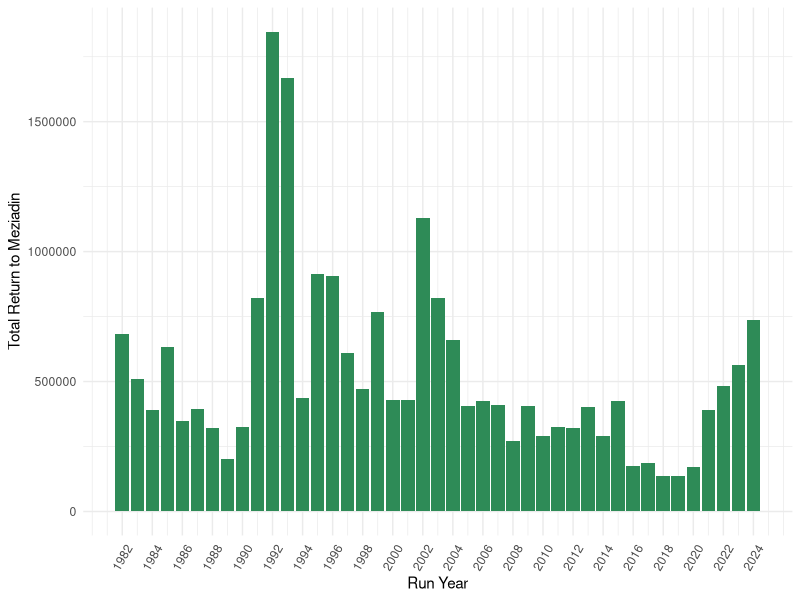
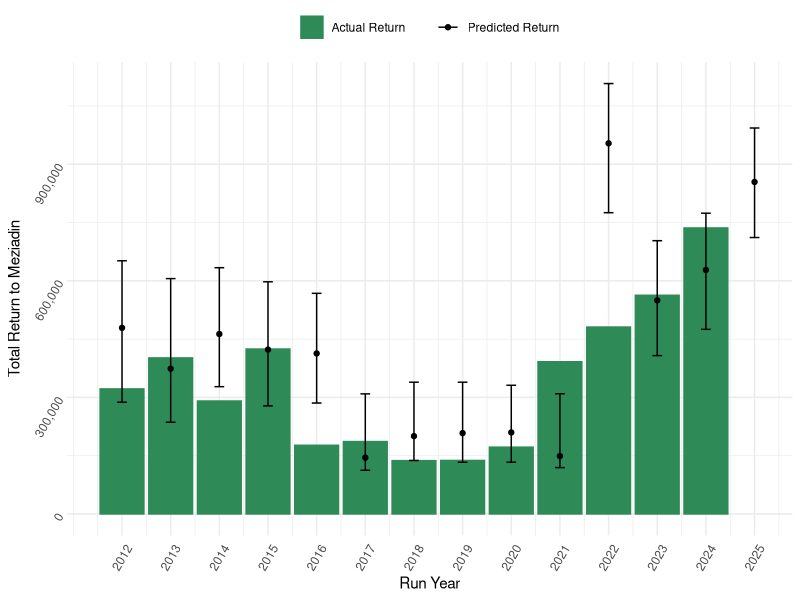
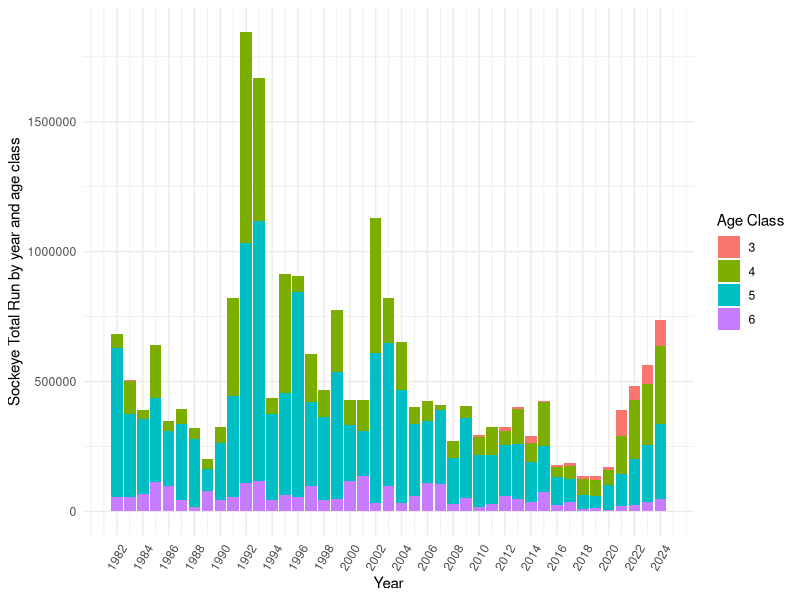
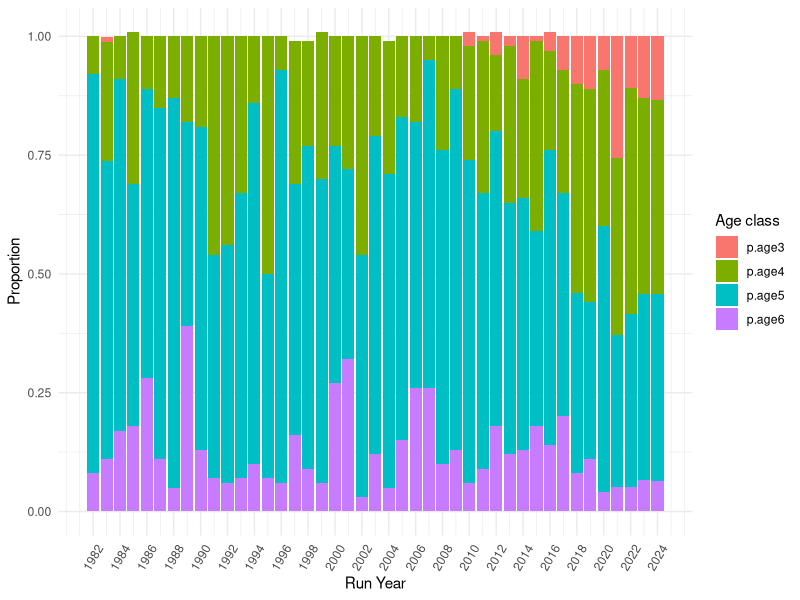

Reproduce these figures in R, in order. (Note: this script raises an error after producing the figures.)
# Code to process (1) Meziadin sockeye run by age data and (2) escapement and total return data
# for Meziadin-specific sockeye run forecast using ForecastR
library(tidyverse)
library(scales)

# Read in Meziadin/Nass TE/TR data:
mez_nass_TR_TE <- read_csv("data/nass vs mez TR TE new.csv") %>%
  filter(type == "Total Return") %>%
  drop_na("Meziadin") %>%
  rename(runyear = year)

# Wide format to have total run and escapement as columns
TR_TE_wide <- pivot_wider(mez_nass_TR_TE, names_from = type, values_from = c(Meziadin, Nass)) %>%
  subset(select = -c(`Nass_Total Return`, mez.p, non.mez))

# Read new data (to 2023)
datanew <- read.csv("data/TRTC-Results--Nass-Sockeye_kke.csv") %>%
  filter(CU_Name == "Meziadin") %>%
  subset(select = -c(CU, SpeciesId, T_Idx_E, ExpFactor1, ExpFactor2, AdjSum, ObsE,
                     ExpFactor3, TE, CDN.Harvest, CDN.ER, Q1, Q2, Q3, ER.Indicator,
                     ER.Indicator.Lookup, ER.Source, StatArea, TRTC, Total.Harvest,
                     Total.ER, CU_Name)) %>%
  filter(Year %in% c("2018", "2019", "2020", "2021", "2022", "2023")) %>%
  rename(runyear = Year, `Meziadin_Total Return` = Total.Run)%>%
  mutate(`Meziadin_Total Return` = as.numeric(gsub(",","",`Meziadin_Total Return`)))

# ADD 2024 DATA TO NEW DATA:
# Meziadin total return is the escapement (fishwheel count) plus harvest before the fishwheel
# (about 49%). So fishwheel + (fishwheel*.49)
runyear <- c(2024)
mez_return <- c(735996.1) 
# calculated as Esc / (1-ER) using Meziadin fishwheel count for Esc and 0.49 for ER 
data24 <- data.frame(runyear, mez_return) %>%
  rename(`Meziadin_Total Return` = mez_return)

datanew <- bind_rows(datanew, data24)

# Merge old and new data (without ages):
all_mezdata <- bind_rows(TR_TE_wide, datanew)

# Read in predicted returns
predictions <- read.csv("data/mez_predictions.csv")

predictions <- full_join(all_mezdata, predictions, by="runyear") %>%
  filter(!is.na(predicted.return)) %>%
  mutate(predicted.return = as.numeric(predicted.return),
         p25 = as.numeric(p25),
         p75 = as.numeric(p75)) 

# Plot Meziadin total returns by year (no age breakdown)
ggplot(all_mezdata, aes(x = runyear, y = `Meziadin_Total Return`)) +
  geom_col(fill = "seagreen")+
  theme_minimal()+
  labs(x = "Run Year", y = "Total Return to Meziadin")+
  scale_x_continuous(breaks = round(seq(min(all_mezdata$runyear), max(all_mezdata$runyear), 
                                        by = 2),1))+
  theme(axis.text.x = element_text(angle = 60, vjust = 0.5))

### Add a line showing the pre-season forecasts
# Create a csv file for each year by changing forecast year and re-saving.
# Run each csv through forecastR
# Save sibling reg  point forecast, p25 and p75
# create a data frame of the forecasts
# bind with total return data - name something like ("predicted return")
# Plot by adding aes with line for predicted return, error bars for p25 and p75

###
ggplot(predictions, aes(x = runyear)) +
  geom_col(aes(y = `Meziadin_Total Return`, fill = "Actual Return"), color = "seagreen") +
  geom_point(aes(y = predicted.return, color = "Predicted Return")) +
  geom_errorbar(
    aes(ymin = p25, ymax = p75, color = "Predicted Return"),
    width = 0.2
  ) +
  theme_minimal() +
  labs(
    x = "Run Year",
    y = "Total Return to Meziadin"
  ) +
  scale_x_continuous(breaks = round(seq(min(predictions$runyear), max(predictions$runyear), by = 1), 1)) +
  scale_y_continuous(labels = scales::label_comma()) +
  scale_fill_manual(
    values = c("Actual Return" = "seagreen"),
    name = NULL  # Remove "fill" label
  ) +
  scale_color_manual(
    values = c("Predicted Return" = "black"),
    name = NULL  # Remove "colour" label
  ) +
  theme(
    axis.text.x = element_text(angle = 60, vjust = 0.5),
    axis.text.y = element_text(angle = 60),
    legend.position = "top"  # Move legend to the top
  )

###

# Read in Meziadin age data -----------------------------------------------

mez_age <- read_csv("data/Mez scale data - Andy.csv") %>%
  rename(runyear = Year)

# new data to 2022
mez_age_2 <- read_csv("data/Mez ages for Andy.csv") %>%
  filter(Year %in% c("2020", "2021", "2022")) %>%
  rename(runyear = Year) %>%
  #add row for 2023 and 2024 with age percentages using the mean from the last 5y (2018-2022, and 2019-2023)
  add_row(runyear = 2023, AgeComp = "MeziadinAnnual", RunAge3 = 0.1288244, RunAge4 = 0.4137336, RunAge5 = 0.3906876, RunAge6 = 0.06675444,
          RunAge7 = 0, Total = 1.00) %>%
  add_row(runyear = 2024, AgeComp = "MeziadinAnnual", RunAge3 = 0.1345893, RunAge4 = 0.4084802, RunAge5 = 0.3928252, RunAge6 = 0.06410532,
           RunAge7 = 0, Total = 1.00)

mez_age <- rbind(mez_age, mez_age_2)

# Merge the two dataframes 
age_mezdata <- merge(all_mezdata, mez_age, by = "runyear") %>%
  subset(select = -c(RunAge7, AgeComp)) %>%
  # add sockeye escapement for each age class (total * percent age)
  # add sockeye total return number for each age class
  mutate("3" = RunAge3*`Meziadin_Total Return`,
         "4" = RunAge4*`Meziadin_Total Return`,
         "5" = RunAge5*`Meziadin_Total Return`,
         "6" = RunAge6*`Meziadin_Total Return`) %>%
  # column name for percentages
  rename(p.age3 = RunAge3, p.age4 = RunAge4, p.age5 = RunAge5, p.age6 = RunAge6)

# Format for plotting
age_mezdata_long <- age_mezdata %>%
  pivot_longer(cols = "3":"6", names_to = "tr_ageclass", values_to = "tr_count") %>%
  rename(`Age Class` = tr_ageclass)

prop_ages <- age_mezdata %>%
  pivot_longer(cols = "p.age3":"p.age6", names_to = "Age class", values_to = "proportion_age")

# Plot total run by year with age classes:
ggplot(age_mezdata_long, aes(x = runyear, y = tr_count, fill = `Age Class`)) +
  geom_col() +
  xlab("Year") +
  ylab("Sockeye Total Run by year and age class") +
  theme_minimal()+
  scale_x_continuous(breaks = round(seq(min(prop_ages$runyear), max(prop_ages$runyear), 
                                        by = 2),1)) +
  theme(axis.text.x = element_text(angle = 60, vjust = 0.5))

# Proportion of age classes by year
ggplot(prop_ages, aes(x = runyear, y = proportion_age, fill = `Age class`))+
  geom_col() +
  theme_minimal() +
  xlab("Run Year") +
  ylab("Proportion")+
  scale_x_continuous(breaks = round(seq(min(prop_ages$runyear), max(prop_ages$runyear), 
                                        by = 2),1)) +
  theme(axis.text.x = element_text(angle = 60, vjust = 0.5))


# FORMATTING FOR FORECASTR ------------------------------------------------


# Format identical to ForecastR example - removing escapement and just include total return data,
# add columns for stock, species etc

mez_forecastr <- age_mezdata_long %>%
  subset(select = -c(p.age3, p.age4, p.age5, p.age6, Total, 
                     `Meziadin_Total Return`)) %>%
  rename(Run_Year = runyear, Age_Class = `Age Class`, Average_Terminal_Run = tr_count) %>%
  #filter(Age_Class != "3") %>% # remove age class 3 (for now..) because lots of zeros for this age class
  mutate(Brood_Year = Run_Year - as.numeric(Age_Class),
         Stock_Name = "Meziadin",
         Stock_Species = "Sockeye",
         Stock_Abundance = "Terminal Run",
         Forecasting_Year = "2025") %>%
  select(Stock_Name, Stock_Species, Stock_Abundance, Forecasting_Year, Run_Year, Brood_Year,
         Age_Class, Average_Terminal_Run) %>%
  mutate(Average_Terminal_Run = ifelse(is.na(Average_Terminal_Run), 0, Average_Terminal_Run))


# remove values from columns 1-4, except for the first row
mez_forecastr <- mez_forecastr %>%
  mutate(
    Stock_Name = ifelse(row_number() == 1, Stock_Name, ""),
    Stock_Species = ifelse(row_number() == 1, Stock_Species, ""),
    Stock_Abundance = ifelse(row_number() == 1, Stock_Abundance, ""),
    Forecasting_Year = ifelse(row_number() == 1, Forecasting_Year, "")
  ) %>%
  mutate(Average_Terminal_Run = replace(Average_Terminal_Run, Average_Terminal_Run==0, 1))

write.csv(mez_forecastr, "~/coastland/nass-data-summaries/data/mez_forecastr.csv", row.names = FALSE)


# 2024 run prediction -----------------------------------------------------
# File for 2024 forecasting year (to compare forecast with actual 2024 run):

# mez_24 <- age_mezdata_long %>%
#   subset(select = -c(p.age3, p.age4, p.age5, p.age6, Total, 
#                      `Meziadin_Total Return`)) %>%
#   rename(Run_Year = runyear, Age_Class = `Age Class`, Average_Terminal_Run = tr_count) %>%
#   filter(Run_Year != "2024") %>% 
#   mutate(Brood_Year = Run_Year - as.numeric(Age_Class),
#          Stock_Name = "Meziadin",
#          Stock_Species = "Sockeye",
#          Stock_Abundance = "Terminal Run",
#          Forecasting_Year = "2024") %>%
#   select(Stock_Name, Stock_Species, Stock_Abundance, Forecasting_Year, Run_Year, Brood_Year,
#          Age_Class, Average_Terminal_Run) %>%
#   mutate(Average_Terminal_Run = ifelse(is.na(Average_Terminal_Run), 0, Average_Terminal_Run))
# 
# mez_24 <- mez_24 %>%
#   mutate(
#     Stock_Name = ifelse(row_number() == 1, Stock_Name, ""),
#     Stock_Species = ifelse(row_number() == 1, Stock_Species, ""),
#     Stock_Abundance = ifelse(row_number() == 1, Stock_Abundance, ""),
#     Forecasting_Year = ifelse(row_number() == 1, Forecasting_Year, "")
#   ) %>%
#   mutate(Average_Terminal_Run = replace(Average_Terminal_Run, Average_Terminal_Run==0, 1))
# 
# # write csv
# write.csv(mez_24, "~/coastland/nass-data-summaries/data/mez_24.csv", row.names = FALSE)
